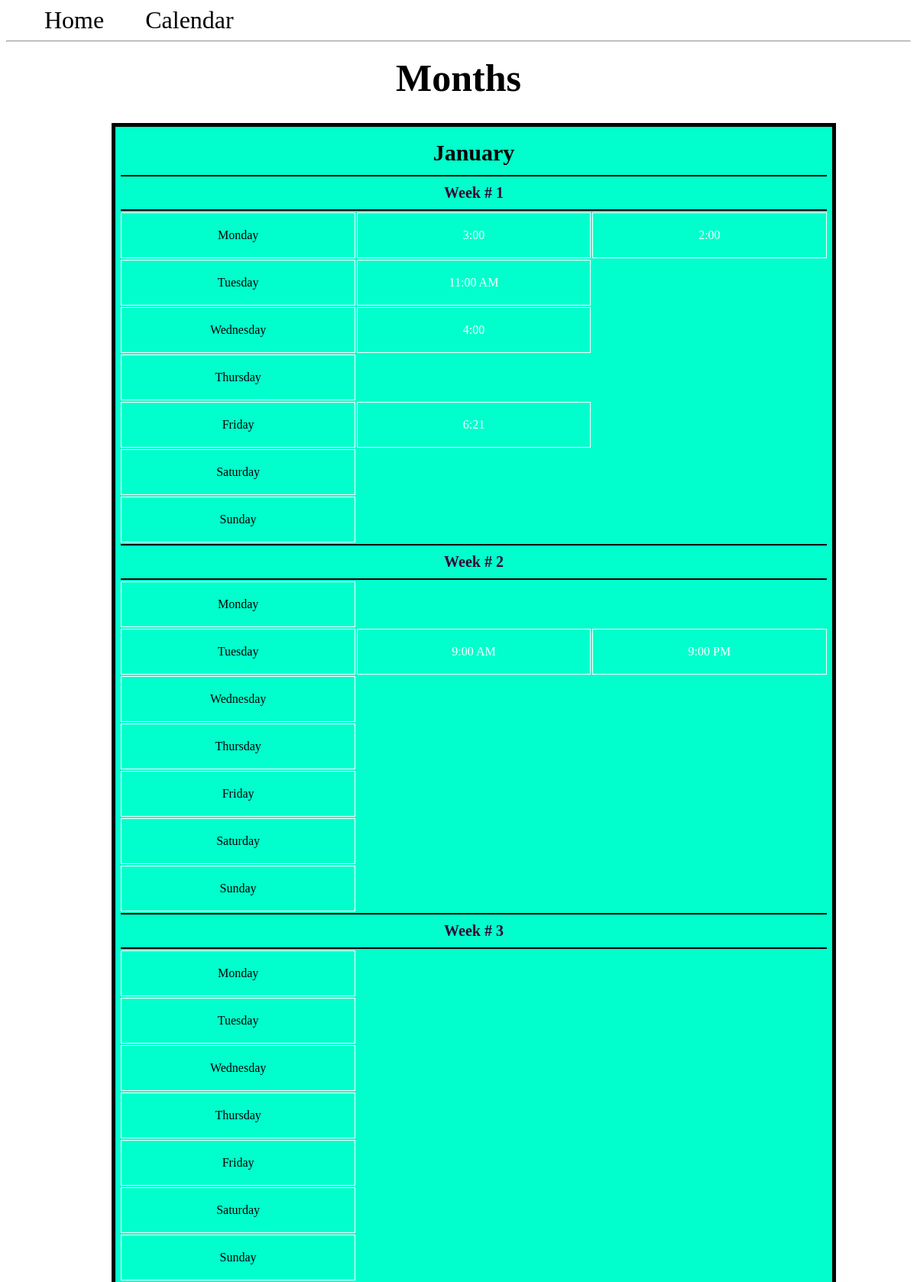
/months (upper part), run on an earlier commit of the app's database.
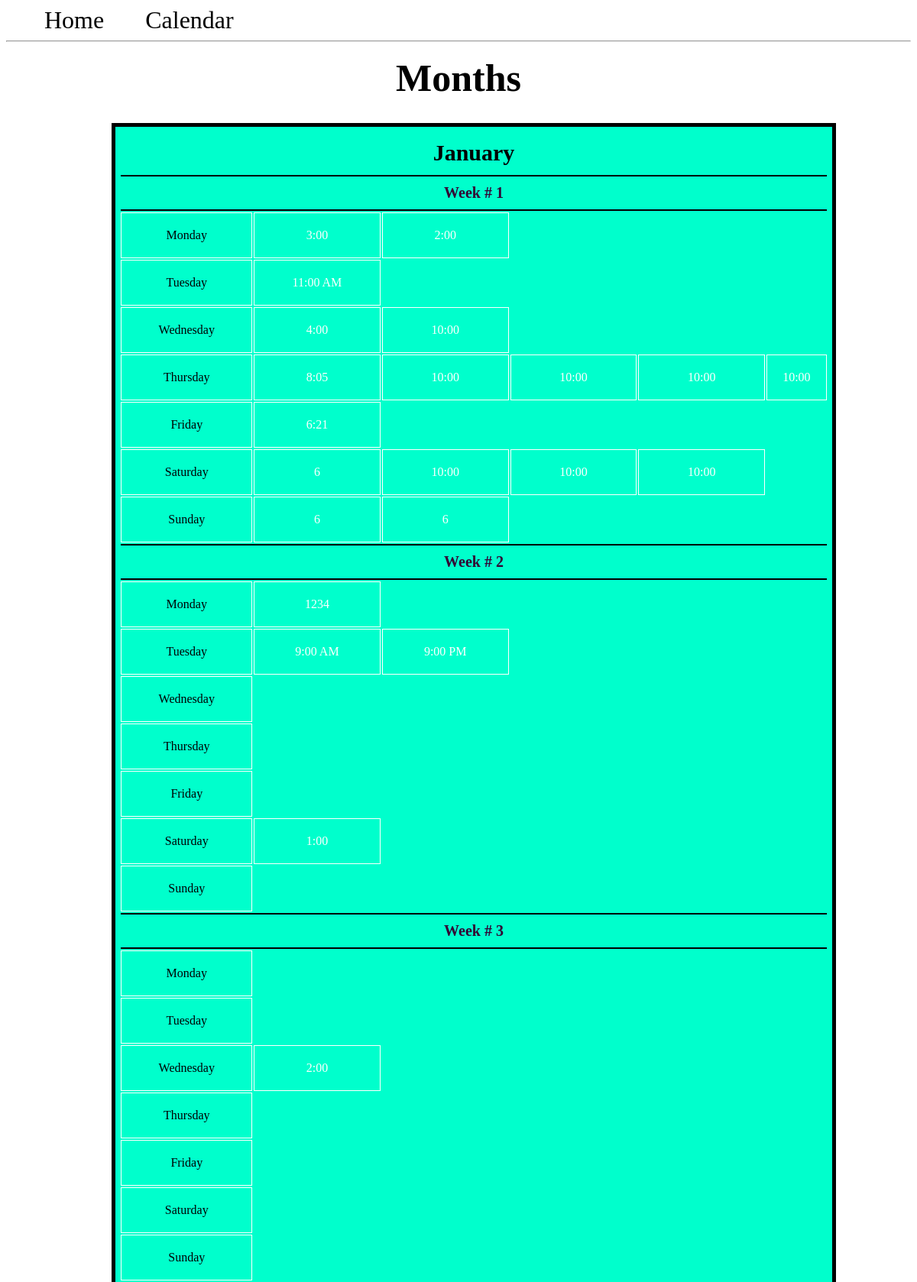
And on a later commit of the database.
### app.py (models this page shows, shortened)
class Month(db.Model):
  id = db.Column(db.Integer, primary_key=True)
  month = db.Column(db.String(100), nullable=False)
  weeks = db.relationship('Week', backref='month')

class Week(db.Model):
  id = db.Column(db.Integer, primary_key=True)
  month_id = db.Column(db.Integer, db.ForeignKey('month.id'))
  days = db.relationship('Day', backref='week')

class Day(db.Model):
  id = db.Column(db.Integer, primary_key=True)
  day = db.Column(db.String(100), nullable=False)
  week_id = db.Column(db.Integer, db.ForeignKey('week.id'))
  times = db.relationship('Time', backref='day')

class Time(db.Model):
  id = db.Column(db.Integer, primary_key=True)
  time = db.Column(db.String(100))
  day_id = db.Column(db.Integer, db.ForeignKey('day.id'))

### app.py (the view)
@app.route('/months')
def index():
  months = Month.query.all()
  return render_template('index.html', months=months)

### templates/index.html
{% extends 'base.html' %}
{% block content %}
  <h1 class ="title">{% block title %} Months {% endblock %}</h1>
  <div class="monthContainer">
    {% for month in months %}
      <table class ="month">
          <tr>
            <th class="monthTitle", colspan = "10">{{month.month}}</th>
          </tr>
          {% for week in month.weeks %}
            <tr>
              <th class ="week", colspan = "10">Week # {{week.id}}</th>
            </tr>
            {% for day in week.days %}
              <tr>
                  <td class="cells"> <a href="{{ url_for('display_day', day_id=day.id)}}">{{day.day}}</a></td>
                  {% for time in day.times %}
                    <td class="cells">{{time.time}}</td>
                  {% endfor %}
              </tr>
            {% endfor %}
          {% endfor %}
      </table>
    {% endfor %}
  </div>
{% endblock %}

### templates/base.html (shortened to what this page needs)
<!DOCTYPE html>
<html lang="en">
<head>
  <link rel="stylesheet" href="{{url_for('static', filename='base.css')}}"/>
</head>
<body>
  <nav>
      <a href="/">Home</a>
      <a href="{{ url_for('index') }}">Calendar</a>
  </nav>
  <hr>
  <div class="content">
    {% block content %}  {% endblock %}
  </div>
</body>
</html>

### static/base.css (style rules this page uses)
.title { text-align: center; margin: 10px; width: 100%; font-size: 50px; }
.content { width: 100%; display: flex; flex-direction: row; flex-wrap: wrap; }
.monthContainer { position: relative; margin: auto; width: 80%; }
.month { text-align: center; flex: 20%; padding: 5px; margin: 20px; width: 100%; background-color: #00ffcc; border: 5px solid black; }
.monthTitle { font-size: 30px; text-align: center; padding: 10px; }
.week { color: #330033; text-decoration: none; text-align: center; font-size: 20px; padding: 10px; border-top: 2px solid black; border-bottom: 2px solid black; }
a:link { text-decoration: none; color: black; }
td { border: 1px solid white; color: #FFFF; padding: 20px; }
.cells { width: 20%; }
nav a { color: #000066; font-size: 2em; margin-left: 50px; text-decoration: none; }
html { height: 100%; width: 100%; }

What changed in the data, as far as the page shows it:
added Time: time "10:00", shown under Day (number 3 of 21 on the later page)
added Time: time "8:05", shown under Day (number 4 of 21 on the later page)
added Time: time "10:00", shown under Day (number 4 of 21 on the later page)
added Time: time "10:00", shown under Day (number 4 of 21 on the later page)
added Time: time "10:00", shown under Day (number 4 of 21 on the later page)
added Time: time "10:00", shown under Day (number 4 of 21 on the later page)
added Time: time "6", shown under Day (number 6 of 21 on the later page)
added Time: time "10:00", shown under Day (number 6 of 21 on the later page)
added Time: time "10:00", shown under Day (number 6 of 21 on the later page)
added Time: time "10:00", shown under Day (number 6 of 21 on the later page)
added Time: time "6", shown under Day (number 7 of 21 on the later page)
added Time: time "6", shown under Day (number 7 of 21 on the later page)
added Time: time "1234", shown under Day (number 8 of 21 on the later page)
added Time: time "1:00", shown under Day (number 13 of 21 on the later page)
added Time: time "2:00", shown under Day (number 17 of 21 on the later page)
